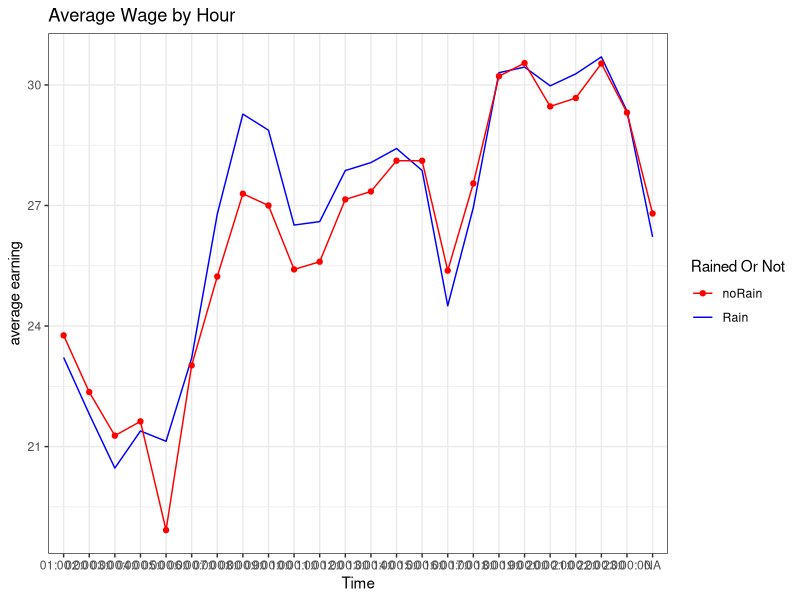

This chart was generated by the following R code: (Note: this script raises an error after producing the figure.)
library(tidyverse)
library(dplyr)
library(GGally)
library(lubridate)
library(scales)

# Step 6: Join Elastic Map Reduce output with precipitation data ---------------------------------

EMRoutput = read_tsv("./EMRoutput.tsv", col_names = c("date", "hour", "drivers_onduty", "t_onduty", "t_occupied", "n_pass", "n_trip", "n_mile", "earnings"))
EMRoutput <- EMRoutput[order(EMRoutput$date,EMRoutput$hour),]
EMRoutput <- mutate(EMRoutput, DATE = as.POSIXct(paste(date, hour),tz = "UTC", format = "%Y-%m-%d %H"))
EMRoutput <- subset(EMRoutput, select = -c(date, hour))

precipitation = read_csv("./nyc_precipitation.csv", col_names = TRUE)
precipitation <- subset(precipitation, select = c(DATE,HPCP))

# HPCP: The amount of precipitation recorded at the station for the hour ENDING at the time specified for DATE above given in hundredths of inches or tenths of millimeters
# The values 99999 means the data value is missing. Hours with no precipitation are not shown.
#any(is.na(precipitation$HPCP)) returns FALSE
#any(precipitation$HPCP == 99999) returns FALSE
precipitation$DATE <- as.POSIXct(precipitation$DATE) - hours(1) # ending hr -> beginning hr

output <- left_join(EMRoutput, precipitation)

output <- output %>%  tidyr::separate(DATE, c("date", "hour"), sep = " ")
output <- output[,c("date", "hour", "HPCP", "drivers_onduty", "t_onduty", "t_occupied", "n_pass", "n_trip", "n_mile", "earnings")]
names(output)[3]<-"precip"
output$precip[which(is.na(output$precip))]=0

# Step 7: Investigate the effect of precipitation on hourly wages for taxi drivers, and the supply of and demand for taxis ---------------------------------

# Rain (binary indicator for whether it rained that hour)
output$rain = 0
output$rain[which(output$precip>0)] = 1

# RainLevel (No Rain, Light Rain (less than 0.098inch), Moderate Rain (less than 0.3inch), Heavy Rain (otherwise))
# reference from Wiki: https://en.wikipedia.org/wiki/Rain
output$rainLevel = "No rain"
output$rainLevel[which(output$precip>0 & output$precip<0.098)] = "Light Rain"
output$rainLevel[which(output$precip>=0.098 & output$precip<0.3)] = "Moderate Rain"
output$rainLevel[which(output$precip>=0.3)] = "Heavy Rain"

# Average earning
output$avgWage = output$earnings/output$drivers_onduty

raindf <- output %>% group_by(hour, rain) %>% summarize(avgWage = mean(avgWage)) %>% filter(rain==1)
noraindf <- output %>% group_by(hour, rain) %>% summarize(avgWage = mean(avgWage)) %>% filter(rain==0)
rain <- output %>% group_by(hour, rain) %>% filter(rain==1)
plot.data <- tibble(raindf$hour, raindf$avgWage, noraindf$avgWage)
colnames(plot.data) = c("hour", "avgWageRain","avgWageNoRain")

plot.data %>% ggplot() + 
  geom_line(data = plot.data, aes(x = hour, y = avgWageRain, color = "Rain", group = 1)) +
  geom_line(data = plot.data, aes(x = hour, y = avgWageNoRain, color = "noRain", group = 1)) + 
  geom_point(data = plot.data, aes(x = hour, y = avgWageNoRain, color = "noRain", group = 1)) +
  labs(x = "Time",  y = "average earning", color = 'Rained Or Not', title = "Average Wage by Hour")  +
  theme_bw() + scale_color_manual(values = c('Rain' = 'blue','noRain' = 'red'))

plot.data <- output %>% group_by()

output %>% ggplot() + 
  geom_line(data = output, aes(x = timeInterval, y = FGame, color = "Female")) +
  geom_line(data = output, aes(x = timeInterval, y = MGame, color = "Male")) + 
  labs(x = "Time",  y = "tweet count", color = 'Type', title = "Tweet count over 1 day by gender, keyword: game")  +
  theme_bw() + scale_color_manual(values = c('Female' = 'red','Male' = 'blue'))
ggsave(plot=plotG, file="./gameTweetPlot.pdf", width=10, height=5)
